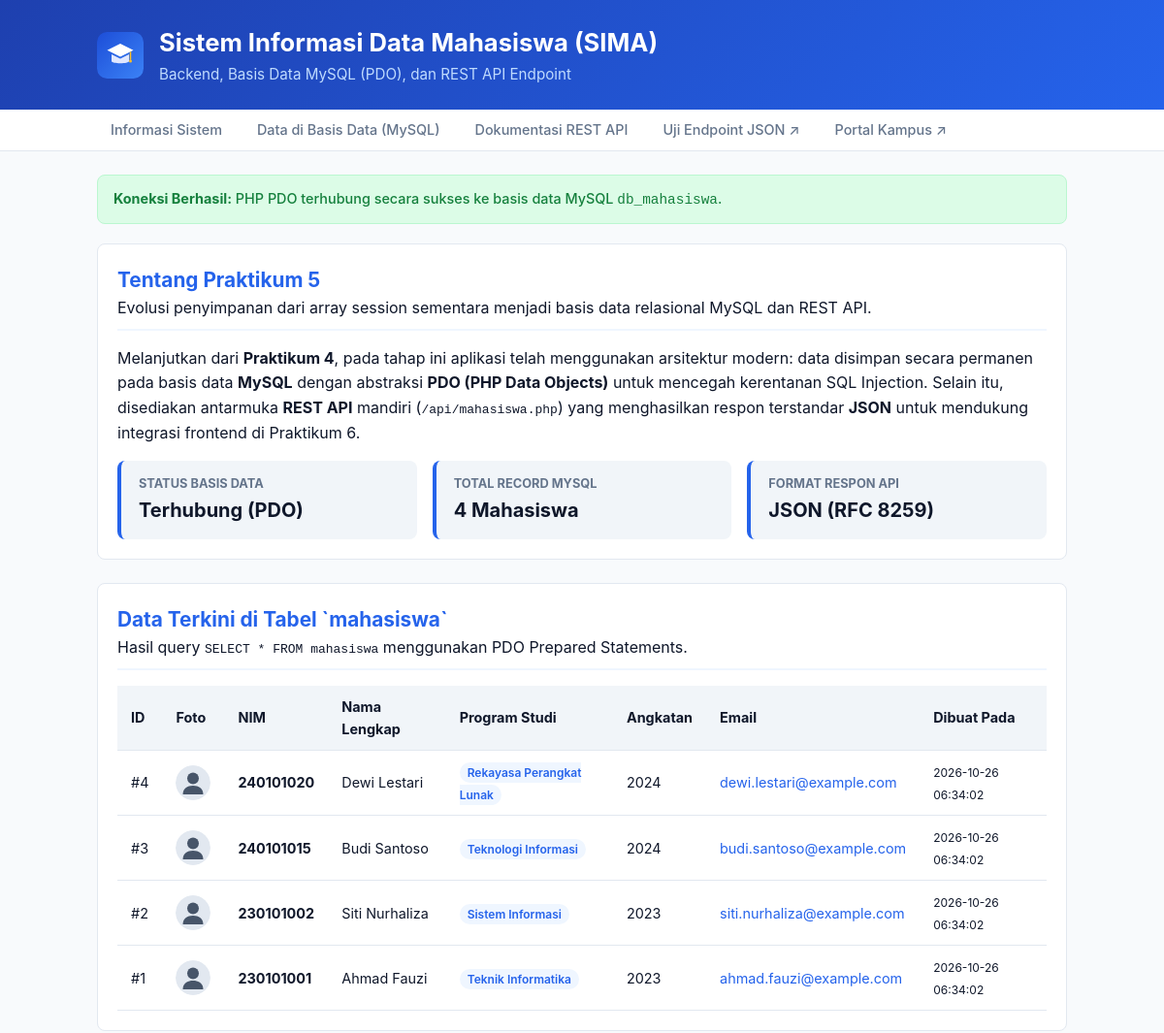
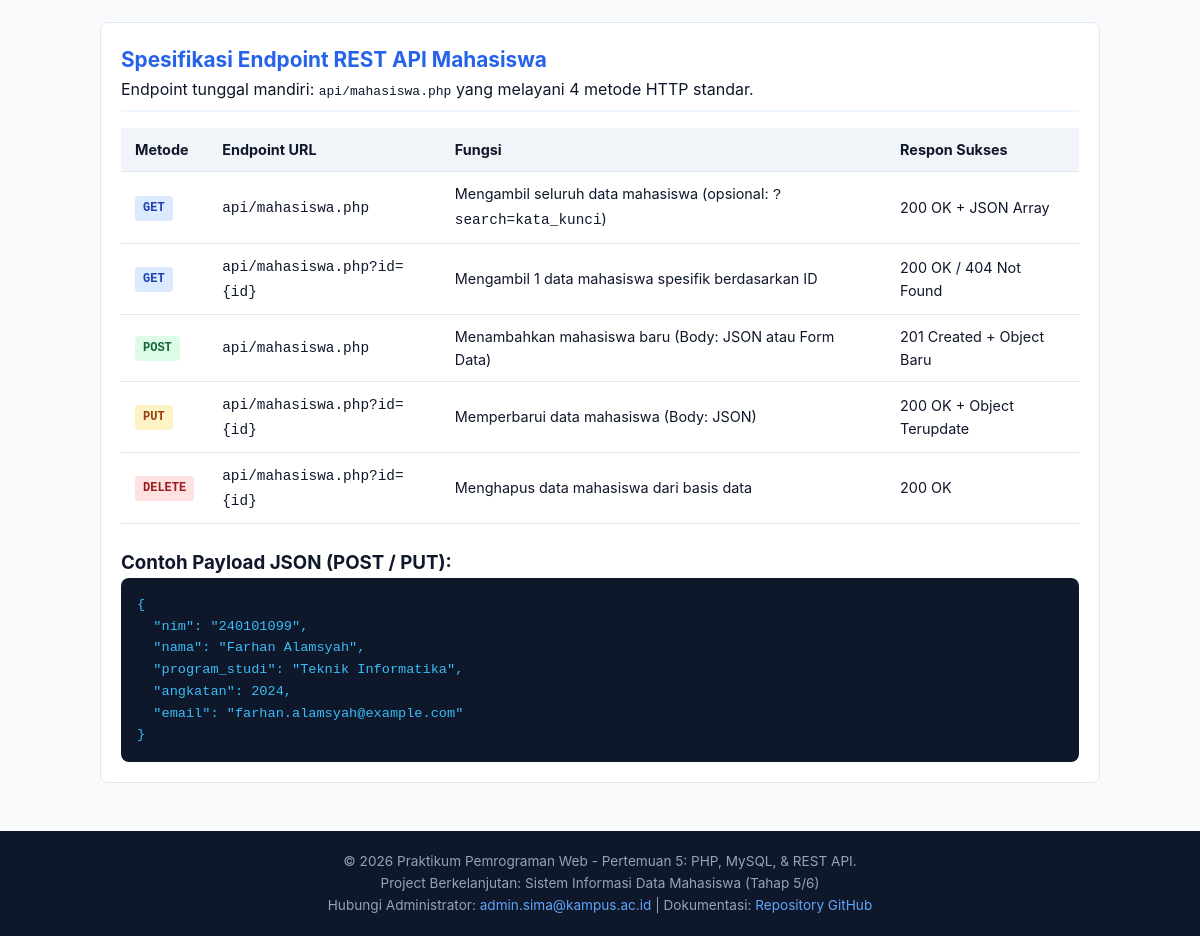
The page / on the database its author committed (2 pictures, top to bottom).
### tables this page shows
CREATE TABLE IF NOT EXISTS mahasiswa (
    id INT AUTO_INCREMENT PRIMARY KEY,
    nim VARCHAR(20) NOT NULL UNIQUE,
    nama VARCHAR(100) NOT NULL,
    program_studi VARCHAR(100) NOT NULL,
    angkatan INT NOT NULL,
    email VARCHAR(100) NOT NULL,
    created_at TIMESTAMP DEFAULT CURRENT_TIMESTAMP,
    updated_at TIMESTAMP DEFAULT CURRENT_TIMESTAMP ON UPDATE CURRENT_TIMESTAMP
);

### index.php (the view, shortened to what this page needs)
<?php
$dbConnected = false;
$errorMessage = '';
$daftar_mahasiswa = [];
try {
    $db = new Database();
    $pdo = $db->getConnection();
    $dbConnected = true;
    $stmt = $pdo->query('SELECT id, nim, nama, program_studi, angkatan, email, created_at FROM mahasiswa ORDER BY id DESC');
    $daftar_mahasiswa = $stmt->fetchAll();
} catch (Exception $e) {
    $errorMessage = $e->getMessage();
}
?>
<!DOCTYPE html>
<html lang="id">
<head>
    <link rel="stylesheet" href="style.css">
</head>
<body>
    <header class="site-header">
        <div class="container header-brand">
            <a href="index.php" class="brand-logo" title="Beranda SIMA">
                <img src="img/logo-sima.svg" alt="Logo Resmi SIMA Kampus" width="48" height="48">
            </a>
            <div>
                <h1>Sistem Informasi Data Mahasiswa (SIMA)</h1>
                <p>Backend, Basis Data MySQL (PDO), dan REST API Endpoint</p>
            </div>
        </div>
    </header>
    <nav class="site-nav">
        <div class="container">
            <ul>
                <li><a href="#informasi">Informasi Sistem</a></li>
                <li><a href="#database-view">Data di Basis Data (MySQL)</a></li>
                <li><a href="#rest-api-doc">Dokumentasi REST API</a></li>
                <li><a href="api/mahasiswa.php" target="_blank" rel="noopener noreferrer">Uji Endpoint JSON &nearr;</a></li>
                <li><a href="https://kampus.ac.id" target="_blank" rel="noopener noreferrer">Portal Kampus &UpperRightArrow;</a></li>
            </ul>
        </div>
    </nav>
    <main>
        <div class="container">
            <?php if (!$dbConnected): ?>
                <div class="alert-box alert-warning">
                    <strong>Peringatan Koneksi Basis Data:</strong> <?= htmlspecialchars($errorMessage) ?><br>
                    <small>Pastikan layanan MySQL (seperti XAMPP / Laragon / MySQL Service) telah aktif dan skrip <code>database.sql</code> telah dieksekusi.</small>
                </div>
            <?php else: ?>
                <div class="alert-box alert-success">
                    <strong>Koneksi Berhasil:</strong> PHP PDO terhubung secara sukses ke basis data MySQL <code>db_mahasiswa</code>.
                </div>
            <?php endif; ?>
            <section id="informasi" class="content-section">
                <div class="section-header">
                    <h2>Tentang Praktikum 5</h2>
                    <p>Evolusi penyimpanan dari array session sementara menjadi basis data relasional MySQL dan REST API.</p>
                </div>
                <p>
                    Melanjutkan dari <strong>Praktikum 4</strong>, pada tahap ini aplikasi telah menggunakan
                    arsitektur modern: data disimpan secara permanen pada basis data <strong>MySQL</strong> dengan
                    abstraksi <strong>PDO (PHP Data Objects)</strong> untuk mencegah kerentanan SQL Injection.
                    Selain itu, disediakan antarmuka <strong>REST API</strong> mandiri (<code>/api/mahasiswa.php</code>)
                    yang menghasilkan respon terstandar <strong>JSON</strong> untuk mendukung integrasi frontend di Praktikum 6.
                </p>
                <div class="info-grid">
                    <article class="info-card">
                        <h3>Status Basis Data</h3>
                        <p class="counter-highlight"><?= $dbConnected ? 'Terhubung (PDO)' : 'Offline' ?></p>
                    </article>
                    <article class="info-card">
                        <h3>Total Record MySQL</h3>
                        <p><?= count($daftar_mahasiswa) ?> Mahasiswa</p>
                    </article>
                    <article class="info-card">
                        <h3>Format Respon API</h3>
                        <p>JSON (RFC 8259)</p>
                    </article>
                </div>
            </section>
            <section id="database-view" class="content-section">
                <div class="section-header">
                    <h2>Data Terkini di Tabel `mahasiswa`</h2>
                    <p>Hasil query <code>SELECT * FROM mahasiswa</code> menggunakan PDO Prepared Statements.</p>
                </div>
                <div class="table-responsive">
                    <table class="data-table">
                        <thead>
                            <tr>
                                <th>ID</th>
                                <th>Foto</th>
                                <th>NIM</th>
                                <th>Nama Lengkap</th>
                                <th>Program Studi</th>
                                <th>Angkatan</th>
                                <th>Email</th>
                                <th>Dibuat Pada</th>
                            </tr>
                        </thead>
                        <tbody>
                            <?php if (empty($daftar_mahasiswa)): ?>
                                <tr>
                                    <td colspan="8" style="text-align: center; padding: 24px; color: var(--text-muted);">
                                        Belum ada data pada tabel <code>mahasiswa</code>.
                                    </td>
                                </tr>
                            <?php else: ?>
                                <?php foreach ($daftar_mahasiswa as $mhs): ?>
                                    <tr>
                                        <td>#<?= htmlspecialchars($mhs['id']) ?></td>
                                        <td>
                                            <img src="img/avatar-default.svg" alt="Foto <?= htmlspecialchars($mhs['nama']) ?>" class="avatar-img" width="36" height="36">
                                        </td>
                                        <td><strong><?= htmlspecialchars($mhs['nim']) ?></strong></td>
                                        <td><?= htmlspecialchars($mhs['nama']) ?></td>
                                        <td><span class="badge"><?= htmlspecialchars($mhs['program_studi']) ?></span></td>
                                        <td><?= htmlspecialchars($mhs['angkatan']) ?></td>
                                        <td><a href="mailto:<?= htmlspecialchars($mhs['email']) ?>" class="link-email"><?= htmlspecialchars($mhs['email']) ?></a></td>
                                        <td><small><?= htmlspecialchars($mhs['created_at']) ?></small></td>
                                    </tr>
                                <?php endforeach; ?>
                            <?php endif; ?>
                        </tbody>
                    </table>
                </div>
            </section>
            <section id="rest-api-doc" class="content-section">
                <div class="section-header">
                    <h2>Spesifikasi Endpoint REST API Mahasiswa</h2>
                    <p>Endpoint tunggal mandiri: <code>api/mahasiswa.php</code> yang melayani 4 metode HTTP standar.</p>
                </div>
                <div class="table-responsive">
                    <table class="data-table">
                        <thead>
                            <tr>
                                <th>Metode</th>
                                <th>Endpoint URL</th>
                                <th>Fungsi</th>
                                <th>Respon Sukses</th>
                            </tr>
                        </thead>
                        <tbody>
                            <tr>
                                <td><span class="method-badge method-get">GET</span></td>
                                <td><code>api/mahasiswa.php</code></td>
                                <td>Mengambil seluruh data mahasiswa (opsional: <code>?search=kata_kunci</code>)</td>
                                <td>200 OK + JSON Array</td>
                            </tr>
                            <tr>
                                <td><span class="method-badge method-get">GET</span></td>
                                <td><code>api/mahasiswa.php?id={id}</code></td>
                                <td>Mengambil 1 data mahasiswa spesifik berdasarkan ID</td>
                                <td>200 OK / 404 Not Found</td>
                            </tr>
                            <tr>
                                <td><span class="method-badge method-post">POST</span></td>
                                <td><code>api/mahasiswa.php</code></td>
                                <td>Menambahkan mahasiswa baru (Body: JSON atau Form Data)</td>
                                <td>201 Created + Object Baru</td>
                            </tr>
                            <tr>
                                <td><span class="method-badge method-put">PUT</span></td>
                                <td><code>api/mahasiswa.php?id={id}</code></td>
                                <td>Memperbarui data mahasiswa (Body: JSON)</td>
                                <td>200 OK + Object Terupdate</td>
                            </tr>
                            <tr>
                                <td><span class="method-badge method-delete">DELETE</span></td>
                                <td><code>api/mahasiswa.php?id={id}</code></td>
                                <td>Menghapus data mahasiswa dari basis data</td>
                                <td>200 OK</td>
                            </tr>
                        </tbody>
                    </table>
                </div>
                <div style="margin-top: 24px;">
                    <h3>Contoh Payload JSON (POST / PUT):</h3>
                    <pre class="code-block">{
  "nim": "240101099",
  "nama": "Farhan Alamsyah",
  "program_studi": "Teknik Informatika",
  "angkatan": 2024,
  "email": "farhan.alamsyah@example.com"
}</pre>
                </div>
            </section>
        </div>
    </main>
    <footer class="site-footer">
        <div class="container">
            <p>&copy; <?= date('Y') ?> Praktikum Pemrograman Web - Pertemuan 5: PHP, MySQL, & REST API.</p>
            <p>Project Berkelanjutan: Sistem Informasi Data Mahasiswa (Tahap 5/6)</p>
            <p>
                Hubungi Administrator: <a href="mailto:admin.sima@kampus.ac.id">admin.sima@kampus.ac.id</a> |
                Dokumentasi: <a href="https://github.com" target="_blank" rel="noopener noreferrer">Repository GitHub</a>
            </p>
        </div>
    </footer>
</body>
</html>

### style.css (style rules this page uses)
:root { --primary: #2563eb; --primary-dark: #1d4ed8; --primary-light: #eff6ff; --text-main: #0f172a; --text-muted: #64748b; --bg-body: #f8fafc; --bg-white: #ffffff; --border: #e2e8f0; --radius: 8px; }
*, *::before, *::after { box-sizing: border-box; margin: 0; padding: 0; }
body { font-family: -apple-system, BlinkMacSystemFont, "Segoe UI", Roboto, sans-serif; color: var(--text-main); background-color: var(--bg-body); line-height: 1.6; }
.container { width: 90%; max-width: 1000px; margin: 0 auto; }
.site-header { background: linear-gradient(135deg, #1e40af, #2563eb); color: #ffffff; padding: 24px 0; }
.header-brand { display: flex; align-items: center; gap: 16px; }
.brand-logo img { display: block; border-radius: var(--radius); }
.site-header h1 { font-size: 1.6rem; }
.site-header p { color: #bfdbfe; font-size: 0.95rem; }
.site-nav { background-color: var(--bg-white); border-bottom: 1px solid var(--border); position: sticky; top: 0; z-index: 100; }
.site-nav ul { list-style: none; display: flex; flex-wrap: wrap; gap: 8px; padding: 8px 0; }
.site-nav a { text-decoration: none; color: var(--text-muted); font-weight: 500; font-size: 0.9rem; padding: 6px 14px; border-radius: var(--radius); transition: 0.2s; }
main { padding: 24px 0; }
.content-section { background: var(--bg-white); border: 1px solid var(--border); border-radius: var(--radius); padding: 20px; margin-bottom: 24px; }
.section-header { margin-bottom: 16px; padding-bottom: 8px; border-bottom: 2px solid var(--primary-light); }
.section-header h2 { font-size: 1.3rem; color: var(--primary); }
.info-grid { display: flex; gap: 16px; margin-top: 16px; }
.info-card { flex: 1; background: #f1f5f9; border-left: 4px solid var(--primary); padding: 14px 18px; border-radius: var(--radius); }
.info-card h3 { font-size: 0.8rem; color: var(--text-muted); text-transform: uppercase; }
.info-card p { font-size: 1.25rem; font-weight: 700; }
.alert-box { padding: 12px 16px; border-radius: var(--radius); margin-bottom: 20px; font-size: 0.9rem; font-weight: 500; }
.alert-success { background: #dcfce7; color: #15803d; border: 1px solid #bbf7d0; }
.table-responsive { overflow-x: auto; margin-top: 12px; }
.data-table { width: 100%; border-collapse: collapse; font-size: 0.9rem; }
.data-table th, .data-table td { padding: 10px 14px; border-bottom: 1px solid var(--border); text-align: left; vertical-align: middle; }
.data-table thead { background-color: #f1f5f9; }
.avatar-img { width: 36px; height: 36px; border-radius: 50%; object-fit: cover; display: block; }
.badge { background-color: var(--primary-light); color: var(--primary); padding: 3px 8px; border-radius: 12px; font-size: 0.75rem; font-weight: 600; }
.link-email { color: var(--primary); text-decoration: none; }
.method-badge { display: inline-block; padding: 3px 8px; font-size: 0.75rem; font-weight: 700; border-radius: 4px; font-family: ui-monospace, SFMono-Regular, monospace; }
.method-get { background-color: #dbeafe; color: #1e40af; }
.method-post { background-color: #dcfce7; color: #166534; }
.method-put { background-color: #fef3c7; color: #92400e; }
.method-delete { background-color: #fee2e2; color: #991b1b; }
.code-block { background: #0f172a; color: #38bdf8; padding: 16px; border-radius: var(--radius); overflow-x: auto; font-family: ui-monospace, SFMono-Regular, monospace; font-size: 0.85rem; }
.site-footer { background-color: #0f172a; color: #94a3b8; text-align: center; padding: 20px 0; font-size: 0.85rem; margin-top: auto; }
.site-footer a { color: #60a5fa; text-decoration: none; }

### rows shown on the page
mahasiswa: id "4", nim "240101020", nama "Dewi Lestari", program_studi "Rekayasa Perangkat Lunak", angkatan "2024", email "dewi.lestari@example.com", created_at "2026-10-26 06:34:02"
mahasiswa: id "3", nim "240101015", nama "Budi Santoso", program_studi "Teknologi Informasi", angkatan "2024", email "budi.santoso@example.com", created_at "2026-10-26 06:34:02"
mahasiswa: id "2", nim "230101002", nama "Siti Nurhaliza", program_studi "Sistem Informasi", angkatan "2023", email "siti.nurhaliza@example.com", created_at "2026-10-26 06:34:02"
mahasiswa: id "1", nim "230101001", nama "Ahmad Fauzi", program_studi "Teknik Informatika", angkatan "2023", email "ahmad.fauzi@example.com", created_at "2026-10-26 06:34:02"

### other values the page prints
count($daftar_mahasiswa) "4"
